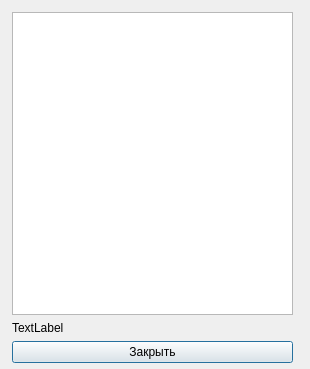
<?xml version="1.0" encoding="UTF-8"?>
<ui version="4.0">
 <class>CartWindow</class>
 <widget class="QDialog" name="CartWindow">
  <property name="geometry">
   <rect>
    <x>0</x>
    <y>0</y>
    <width>310</width>
    <height>369</height>
   </rect>
  </property>
  <property name="windowTitle">
   <string> Корзина</string>
  </property>
  <widget class="QWidget" name="">
   <property name="geometry">
    <rect>
     <x>12</x>
     <y>12</y>
     <width>281</width>
     <height>351</height>
    </rect>
   </property>
   <layout class="QVBoxLayout" name="verticalLayout">
    <item>
     <widget class="QListWidget" name="listWidget"/>
    </item>
    <item>
     <widget class="QLabel" name="label">
      <property name="text">
       <string>TextLabel</string>
      </property>
     </widget>
    </item>
    <item>
     <widget class="QPushButton" name="btn_close">
      <property name="text">
       <string>Закрыть</string>
      </property>
     </widget>
    </item>
   </layout>
  </widget>
 </widget>
 <resources/>
 <connections>
  <connection>
   <sender>btn_close</sender>
   <signal>clicked()</signal>
   <receiver>CartWindow</receiver>
   <slot>close()</slot>
   <hints>
    <hint type="sourcelabel">
     <x>154</x>
     <y>348</y>
    </hint>
    <hint type="destinationlabel">
     <x>154</x>
     <y>184</y>
    </hint>
   </hints>
  </connection>
 </connections>
</ui>
